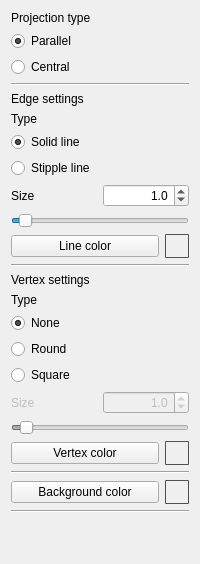
          <widget class="QWidget" name="style">
           <attribute name="title">
            <string>Style</string>
           </attribute>
           <layout class="QVBoxLayout" name="verticalLayout_8">
            <item>
             <layout class="QVBoxLayout" name="verticalLayout_4">
              <item>
               <layout class="QVBoxLayout" name="verticalLayout_9">
                <item>
                 <widget class="QLabel" name="label_2">
                  <property name="text">
                   <string>Projection type</string>
                  </property>
                 </widget>
                </item>
                <item>
                 <widget class="QRadioButton" name="radioButtonParallel">
                  <property name="text">
                   <string>Parallel</string>
                  </property>
                  <property name="checked">
                   <bool>true</bool>
                  </property>
                  <attribute name="buttonGroup">
                   <string notr="true">buttonGroup</string>
                  </attribute>
                 </widget>
                </item>
                <item>
                 <widget class="QRadioButton" name="radioButtonCentral">
                  <property name="text">
                   <string>Central</string>
                  </property>
                  <attribute name="buttonGroup">
                   <string notr="true">buttonGroup</string>
                  </attribute>
                 </widget>
                </item>
               </layout>
              </item>
              <item>
               <widget class="Line" name="line_4">
                <property name="orientation">
                 <enum>Qt::Horizontal</enum>
                </property>
               </widget>
              </item>
              <item>
               <layout class="QVBoxLayout" name="verticalLayout_11">
                <item>
                 <widget class="QLabel" name="label_3">
                  <property name="text">
                   <string>Edge settings</string>
                  </property>
                 </widget>
                </item>
                <item>
                 <widget class="QLabel" name="labelEdgeType">
                  <property name="text">
                   <string>Type</string>
                  </property>
                 </widget>
                </item>
                <item>
                 <widget class="QRadioButton" name="radioButtonSolidLine">
                  <property name="text">
                   <string>Solid line</string>
                  </property>
                  <property name="checked">
                   <bool>true</bool>
                  </property>
                  <attribute name="buttonGroup">
                   <string notr="true">buttonGroup_2</string>
                  </attribute>
                 </widget>
                </item>
                <item>
                 <widget class="QRadioButton" name="radioButtonStippleLine">
                  <property name="text">
                   <string>Stipple line</string>
                  </property>
                  <attribute name="buttonGroup">
                   <string notr="true">buttonGroup_2</string>
                  </attribute>
                 </widget>
                </item>
                <item>
                 <layout class="QHBoxLayout" name="horizontalLayout_6">
                  <item>
                   <widget class="QLabel" name="labelLineSize">
                    <property name="text">
                     <string>Size</string>
                    </property>
                   </widget>
                  </item>
                  <item>
                   <widget class="QDoubleSpinBox" name="doubleSpinBoxLineSize">
                    <property name="alignment">
                     <set>Qt::AlignRight|Qt::AlignTrailing|Qt::AlignVCenter</set>
                    </property>
                    <property name="decimals">
                     <number>1</number>
                    </property>
                    <property name="minimum">
                     <double>0.100000000000000</double>
                    </property>
                    <property name="maximum">
                     <double>20.000000000000000</double>
                    </property>
                    <property name="singleStep">
                     <double>0.100000000000000</double>
                    </property>
                    <property name="value">
                     <double>1.000000000000000</double>
                    </property>
                   </widget>
                  </item>
                 </layout>
                </item>
                <item>
                 <widget class="QSlider" name="horizontalSliderLineSize">
                  <property name="minimum">
                   <number>1</number>
                  </property>
                  <property name="maximum">
                   <number>200</number>
                  </property>
                  <property name="value">
                   <number>10</number>
                  </property>
                  <property name="orientation">
                   <enum>Qt::Horizontal</enum>
                  </property>
                 </widget>
                </item>
                <item>
                 <layout class="QHBoxLayout" name="horizontalLayout_10">
                  <item>
                   <widget class="QPushButton" name="pushButtonLineColor">
                    <property name="text">
                     <string>Line color</string>
                    </property>
                   </widget>
                  </item>
                  <item>
                   <widget class="QLabel" name="labelLineColor">
                    <property name="enabled">
                     <bool>true</bool>
                    </property>
                    <property name="sizePolicy">
                     <sizepolicy hsizetype="Fixed" vsizetype="Fixed">
                      <horstretch>0</horstretch>
                      <verstretch>0</verstretch>
                     </sizepolicy>
                    </property>
                    <property name="minimumSize">
                     <size>
                      <width>24</width>
                      <height>24</height>
                     </size>
                    </property>
                    <property name="maximumSize">
                     <size>
                      <width>24</width>
                      <height>24</height>
                     </size>
                    </property>
                    <property name="baseSize">
                     <size>
                      <width>24</width>
                      <height>24</height>
                     </size>
                    </property>
                    <property name="styleSheet">
                     <string notr="true">QLabel { 
border-color: rgb(80, 80, 80);
border-style: solid;
border-width:1px;
border-radius:1px;
max-width:22px;
max-height:22px;
min-width:22px;
min-height:22px;
}</string>
                    </property>
                    <property name="text">
                     <string/>
                    </property>
                    <property name="alignment">
                     <set>Qt::AlignRight|Qt::AlignTrailing|Qt::AlignVCenter</set>
                    </property>
                   </widget>
                  </item>
                 </layout>
                </item>
               </layout>
              </item>
              <item>
               <widget class="Line" name="line_5">
                <property name="orientation">
                 <enum>Qt::Horizontal</enum>
                </property>
               </widget>
              </item>
              <item>
               <layout class="QVBoxLayout" name="verticalLayout_10">
                <item>
                 <widget class="QLabel" name="label_6">
                  <property name="text">
                   <string>Vertex settings</string>
                  </property>
                 </widget>
                </item>
                <item>
                 <widget class="QLabel" name="labelPointType">
                  <property name="text">
                   <string>Type</string>
                  </property>
                 </widget>
                </item>
                <item>
                 <widget class="QRadioButton" name="radioButtonPointTypeNone">
                  <property name="text">
                   <string>None</string>
                  </property>
                  <property name="checked">
                   <bool>true</bool>
                  </property>
                  <attribute name="buttonGroup">
                   <string notr="true">buttonGroup_3</string>
                  </attribute>
                 </widget>
                </item>
                <item>
                 <widget class="QRadioButton" name="radioButtonPointTypeRound">
                  <property name="text">
                   <string>Round</string>
                  </property>
                  <attribute name="buttonGroup">
                   <string notr="true">buttonGroup_3</string>
                  </attribute>
                 </widget>
                </item>
                <item>
                 <widget class="QRadioButton" name="radioButtonPointTypeSquare">
                  <property name="text">
                   <string>Square</string>
                  </property>
                  <attribute name="buttonGroup">
                   <string notr="true">buttonGroup_3</string>
                  </attribute>
                 </widget>
                </item>
                <item>
                 <layout class="QHBoxLayout" name="horizontalLayout_8">
                  <item>
                   <widget class="QLabel" name="labelPointSize">
                    <property name="enabled">
                     <bool>false</bool>
                    </property>
                    <property name="text">
                     <string>Size</string>
                    </property>
                   </widget>
                  </item>
                  <item>
                   <widget class="QDoubleSpinBox" name="doubleSpinBoxPointSize">
                    <property name="enabled">
                     <bool>false</bool>
                    </property>
                    <property name="alignment">
                     <set>Qt::AlignRight|Qt::AlignTrailing|Qt::AlignVCenter</set>
                    </property>
                    <property name="decimals">
                     <number>1</number>
                    </property>
                    <property name="maximum">
                     <double>20.000000000000000</double>
                    </property>
                    <property name="singleStep">
                     <double>0.100000000000000</double>
                    </property>
                    <property name="value">
                     <double>1.000000000000000</double>
                    </property>
                   </widget>
                  </item>
                 </layout>
                </item>
                <item>
                 <widget class="QSlider" name="horizontalSliderPointSize">
                  <property name="enabled">
                   <bool>false</bool>
                  </property>
                  <property name="maximum">
                   <number>200</number>
                  </property>
                  <property name="value">
                   <number>10</number>
                  </property>
                  <property name="orientation">
                   <enum>Qt::Horizontal</enum>
                  </property>
                 </widget>
                </item>
                <item>
                 <layout class="QHBoxLayout" name="horizontalLayout_11">
                  <item>
                   <widget class="QPushButton" name="pushButtonPointColor">
                    <property name="text">
                     <string>Vertex color</string>
                    </property>
                   </widget>
                  </item>
                  <item>
                   <widget class="QLabel" name="labelPointColor">
                    <property name="enabled">
                     <bool>true</bool>
                    </property>
                    <property name="sizePolicy">
                     <sizepolicy hsizetype="Fixed" vsizetype="Fixed">
                      <horstretch>0</horstretch>
                      <verstretch>0</verstretch>
                     </sizepolicy>
                    </property>
                    <property name="minimumSize">
                     <size>
                      <width>24</width>
                      <height>24</height>
                     </size>
                    </property>
                    <property name="maximumSize">
                     <size>
                      <width>24</width>
                      <height>24</height>
                     </size>
                    </property>
                    <property name="baseSize">
                     <size>
                      <width>24</width>
                      <height>24</height>
                     </size>
                    </property>
                    <property name="styleSheet">
                     <string notr="true">QLabel { 
border-color: rgb(80, 80, 80);
border-style: solid;
border-width:1px;
border-radius:1px;
max-width:22px;
max-height:22px;
min-width:22px;
min-height:22px;
}</string>
                    </property>
                    <property name="text">
                     <string/>
                    </property>
                    <property name="alignment">
                     <set>Qt::AlignRight|Qt::AlignTrailing|Qt::AlignVCenter</set>
                    </property>
                   </widget>
                  </item>
                 </layout>
                </item>
               </layout>
              </item>
              <item>
               <widget class="Line" name="line_6">
                <property name="orientation">
                 <enum>Qt::Horizontal</enum>
                </property>
               </widget>
              </item>
              <item>
               <layout class="QHBoxLayout" name="horizontalLayout_9">
                <item>
                 <widget class="QPushButton" name="pushButtonWidgetColor">
                  <property name="text">
                   <string>Background color</string>
                  </property>
                 </widget>
                </item>
                <item>
                 <widget class="QLabel" name="labelBackgroundColor">
                  <property name="enabled">
                   <bool>true</bool>
                  </property>
                  <property name="sizePolicy">
                   <sizepolicy hsizetype="Fixed" vsizetype="Fixed">
                    <horstretch>0</horstretch>
                    <verstretch>0</verstretch>
                   </sizepolicy>
                  </property>
                  <property name="minimumSize">
                   <size>
                    <width>24</width>
                    <height>24</height>
                   </size>
                  </property>
                  <property name="maximumSize">
                   <size>
                    <width>24</width>
                    <height>24</height>
                   </size>
                  </property>
                  <property name="baseSize">
                   <size>
                    <width>24</width>
                    <height>24</height>
                   </size>
                  </property>
                  <property name="styleSheet">
                   <string notr="true">QLabel { 
border-color: rgb(80, 80, 80);
border-style: solid;
border-width:1px;
border-radius:1px;
max-width:22px;
max-height:22px;
min-width:22px;
min-height:22px;
}</string>
                  </property>
                  <property name="text">
                   <string/>
                  </property>
                  <property name="alignment">
                   <set>Qt::AlignRight|Qt::AlignTrailing|Qt::AlignVCenter</set>
                  </property>
                 </widget>
                </item>
               </layout>
              </item>
              <item>
               <widget class="Line" name="line_7">
                <property name="orientation">
                 <enum>Qt::Horizontal</enum>
                </property>
               </widget>
              </item>
              <item>
               <spacer name="verticalSpacer_2">
                <property name="orientation">
                 <enum>Qt::Vertical</enum>
                </property>
                <property name="sizeHint" stdset="0">
                 <size>
                  <width>20</width>
                  <height>40</height>
                 </size>
                </property>
               </spacer>
              </item>
             </layout>
            </item>
           </layout>
          </widget>
